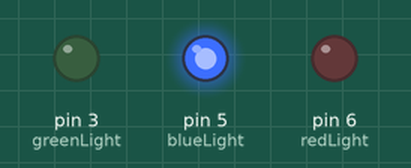
Simulated run of this sketch. Board: Arduino Uno, built with avr-gcc and run on an emulated ATmega328P. On the bench: output pins drawn as LEDs (lit = HIGH).

Above: at 0.5 s.
At 1.5 s:
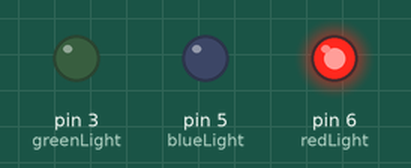
At 5.5 s:
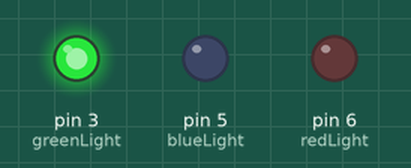
Timing chart, 0 to 6.9 s (numbered marks = the images above):
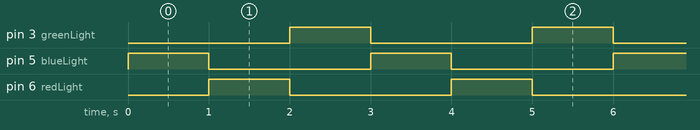

Measured:
- by itself, pin 3 (greenLight), pin 5 (blueLight), pin 6 (redLight): alternates HIGH for 1.0 s and LOW for 2.0 s, 12 changes in all, then stays LOW
- by itself, everything shown: repeats every 3.0 s, in 4 steps

The sketch:

Drei-Farben_LED_Abgabe.ino
```cpp
/*
	Abgabe von Drei-Farben-LED Projekt

    Datum:		01.12.2022
    Autor:		Tim Bernhard
    			Demian Flury
    Klasse:		INF20s
    Version:	V1
    Board: 		Arduino Uno
*/
#define greenLight 3
#define blueLight 5
#define redLight 6

int p=1000; // p ist eine Pause mit 1000ms also 1 Sekunde
int counter = 0;
int brightness1a = 255; // Zahlenwert zwischen 0 und 255 – gibt die Leuchtstärke der einzelnen Farbe an
int brightness1b = 255; // Zahlenwert zwischen 0 und 255 – gibt die Leuchtstärke der einzelnen Farbe an
int brightness1c = 255; // Zahlenwert zwischen 0 und 255 – gibt die Leuchtstärke der einzelnen Farbe an
int dunkel = 0; // Zahlenwert 0 bedeutet Spannung 0V – also LED aus

void setup()
{
  pinMode(redLight, OUTPUT);
  pinMode(greenLight, OUTPUT);
  pinMode(blueLight, OUTPUT);
}

void loop()
{
  if(counter < 6)
  {
  	analogWrite(blueLight, brightness1a); // blau einschalten
    delay(p); // pa
    analogWrite(blueLight, dunkel); // blau ausschalten
    analogWrite(redLight, brightness1b); // rot einschalten
    delay(p); // pause
    analogWrite(redLight, dunkel); // rotausschalten
    analogWrite(greenLight, brightness1c); // gruen einschalten
    delay(p); // pause
    analogWrite(greenLight, dunkel); // gruenausschalten
    counter++;
  }
}
```
